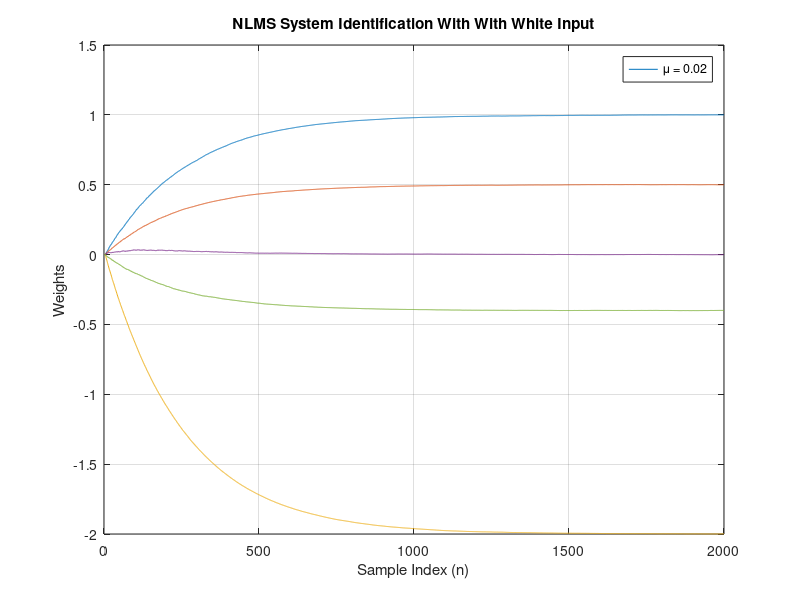
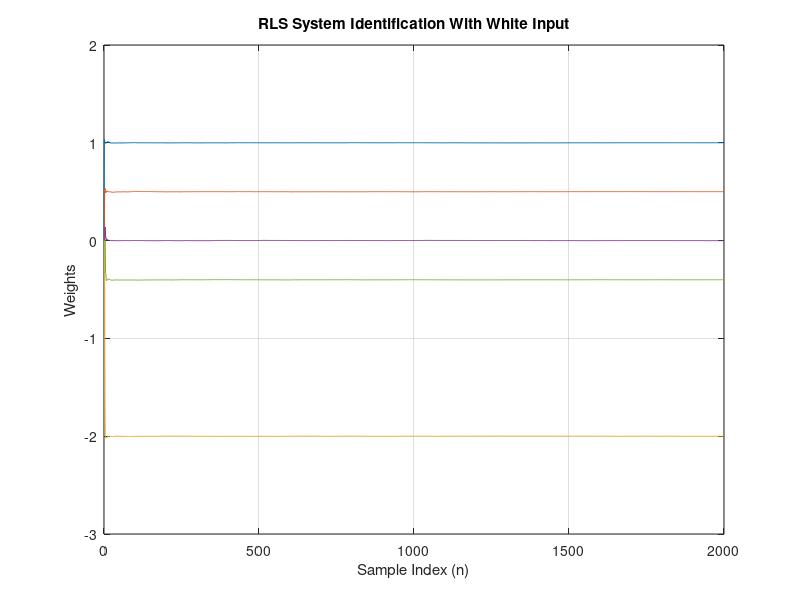
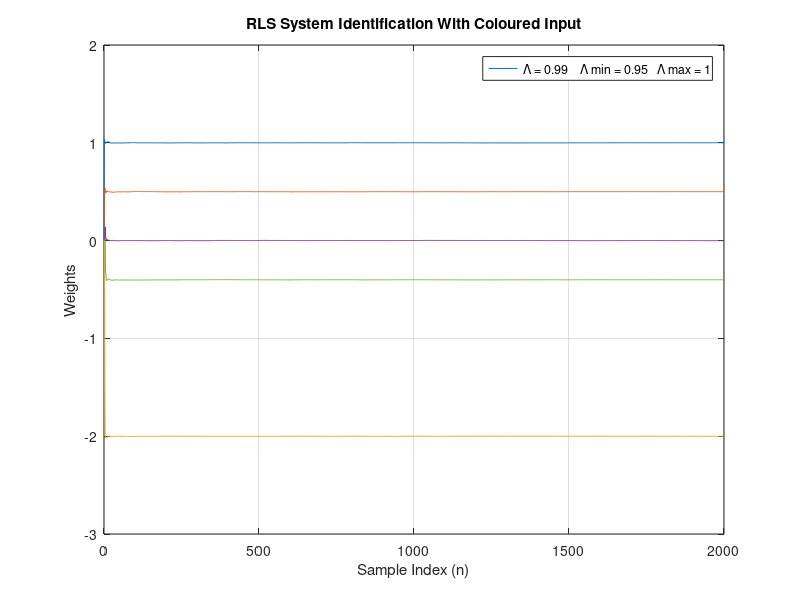
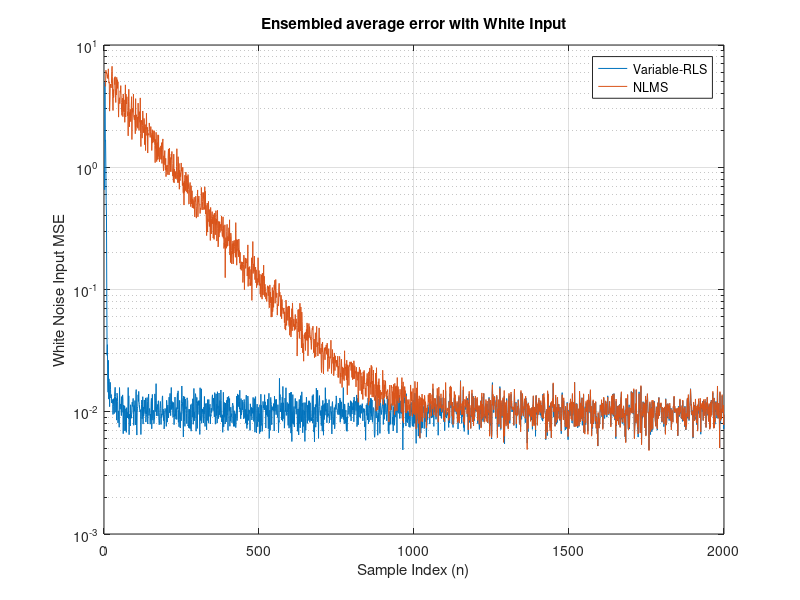

Reproduce these figures in MATLAB, in order.
%% Time-Invariant System Identification Using Adaptive Filters
% 
% 
% *Objective:* Performed a comparative system identification performance analysis 
% of Variable-RLS and NLMS adaptive filters on an unknown time-invariant system 
% excited by a white noise input.
% 
% *Conclusion:* 
% 
% Looking at the ensemble-averaged error for the time-invariant unknown system 
% excited by white-noise input, both NLMS and variable-RLS successfully identify 
% the system coefficients. However, variable-RLS provides much faster convergence 
% and reaches the steady-state MSE region within fewer samples because it uses 
% accumulated input-output information more effectively during the coefficient 
% update. In comparison, NLMS converges more slowly and approaches a similar mean-squared-error 
% level after about 1000 samples.
% 
% Therefore, the choice between both algorithms depends on the design requirement. 
% Variable-RLS can be preferred when rapid convergence is required, while NLMS 
% can be preferred when implementation simplicity and lower computational cost 
% are more important.

clear; clc;
%% =========================
%% NLMS PARAMETER SETUP
%% =========================
N = 2000;        % Number of samples
NumRuns = 50;    % Number of ensemble runs

h = [1 0.5 -2 0 -0.4].';  % Unknown system

M = length(h);  % Adaptive filter length
mu = 0.02;      % NLMS step size
delta_Nlms = 0.05;  % NLMS Regularization term

% Initialization parameter
delta_Rls = 0.0005;

% Forgetting factor initialization
lamda_init = 0.99;
lamda_min = 0.95;
lamda_max = 1.0;
%% ==============================
%% INITIALIZE ENSEMBLE VARIABLES
%% ==============================
e_ensemble_rls = zeros(N,1);
rls_weights_ensemble = zeros(M,N+1);

e_ensemble_nlms = zeros(N,1);
nWlms_ensemble = zeros(M,N+1);

%% ================
%% NLMS ALGORITHM
%% ================
for i = 1:NumRuns

    % Generate zero-mean white noise input
    u = randn(N,1);

    % Generate zero-mean measurement noise with variance 0.01
    v = sqrt(0.01)*randn(N,1);

    % Desired signal
    d = filter(h,1,u) + v;

    % Initialize NLMS weight history and error vector
    nWlms = zeros(M,N+1);
    nlmsError = zeros(N,1);

    % Initialize the RLS parameters
    rls_weights = zeros(M,N+1);
    uvector = zeros(M,1);
    xi = zeros(N,1);

    P = (1/delta_Rls)*eye(M);
    I = eye(M);

    lamda = lamda_init;

    g = zeros(M,N+1);
    s = zeros(M,M);

    % Update weights according to the NLMS algorithm
    for ii = M:N

        % Input vector: [u(n) u(n-1) ... u(n-M+1)]'
        uVector = u(ii:-1:ii-M+1);

        % NLMS error
        nlmsError(ii) = d(ii) - nWlms(:,ii)' * uVector;

        % Input power
        uPower = uVector' * uVector;

        % NLMS weight update
        nWlms(:,ii+1) = nWlms(:,ii) + ...
            (mu/(delta_Nlms + uPower)) * uVector * nlmsError(ii);

    end

    % Update weights according to the RLS algorithm
    for j = 1:N

        % Input vector
        uvector = [u(j); uvector(1:M-1)];

        % RLS gain vector
        pi_vec = P * uvector;
        k_vec = pi_vec / (lamda + uvector' * pi_vec);

        % Error
        xi(j) = d(j) - rls_weights(:,j)' * uvector;

        % RLS weight update
        rls_weights(:,j+1) = rls_weights(:,j) + k_vec * xi(j);

        % Inverse correlation matrix update
        P = (1/lamda) * (P - k_vec * uvector' * P);

        % Variable forgetting factor update
        lamda = lamda + delta_Rls * (g(:,j)' * uvector * xi(j));

        % Truncation of the forgetting factor
        if lamda_min < lamda && lamda < lamda_max

            s = (1/lamda) * (I - k_vec * uvector') * s * ...
                (I - uvector * k_vec') + ...
                (1/lamda) * ((k_vec * k_vec') - P);

            g(:,j+1) = (I - k_vec * uvector') * g(:,j) + ...
                s * uvector * xi(j);

        else

            lamda = min(max(lamda,lamda_min),lamda_max);

            s = zeros(M,M);
            g(:,j+1) = zeros(M,1);

        end
    end

    % Update ensemble averages

    e_ensemble_nlms = e_ensemble_nlms + nlmsError.^2;
    nWlms_ensemble = nWlms_ensemble + nWlms;

    e_ensemble_rls = e_ensemble_rls + xi.^2;
    rls_weights_ensemble = rls_weights_ensemble + rls_weights;

end

%% =========================
%% AVERAGE ENSEMBLE RESULTS
%% =========================
e_ensemble_nlms = e_ensemble_nlms / NumRuns;
nWlms_ensemble = nWlms_ensemble / NumRuns;

e_ensemble_rls = e_ensemble_rls / NumRuns;
rls_weights_ensemble = rls_weights_ensemble / NumRuns;

%% ==================================================
%% PLOT WEIGHT CONVERGENCE & ENSEMBLE AVERAGED ERRORS
%% ==================================================
figure;
plot(0:N, nWlms_ensemble.');
grid on;
title('NLMS System Identification With With White Input');
xlabel('Sample Index (n)'); ylabel('Weights');
legend(['\mu = ' num2str(mu)])

figure;
plot(0:N, rls_weights_ensemble.');
grid on;
title('RLS System Identification With White Input');
xlabel('Sample Index (n)'); ylabel('Weights');
figure;
plot(0:N, rls_weights_ensemble.');
grid on;
title('RLS System Identification With Coloured Input');
xlabel('Sample Index (n)'); ylabel('Weights');
legend(['\Lambda = ' num2str(lamda_init) , '    ' ,  ...
        '\Lambda min = ' num2str(lamda_min), '   ' , ...
        '\Lambda max = ' num2str(lamda_max)])

figure;
semilogy(1:N, e_ensemble_rls, 1:N, e_ensemble_nlms);
grid on;
xlim([0, N]);
title('Ensembled average error with White Input');
xlabel('Sample Index (n)'); ylabel('White Noise Input MSE');
legend('Variable-RLS', 'NLMS');
